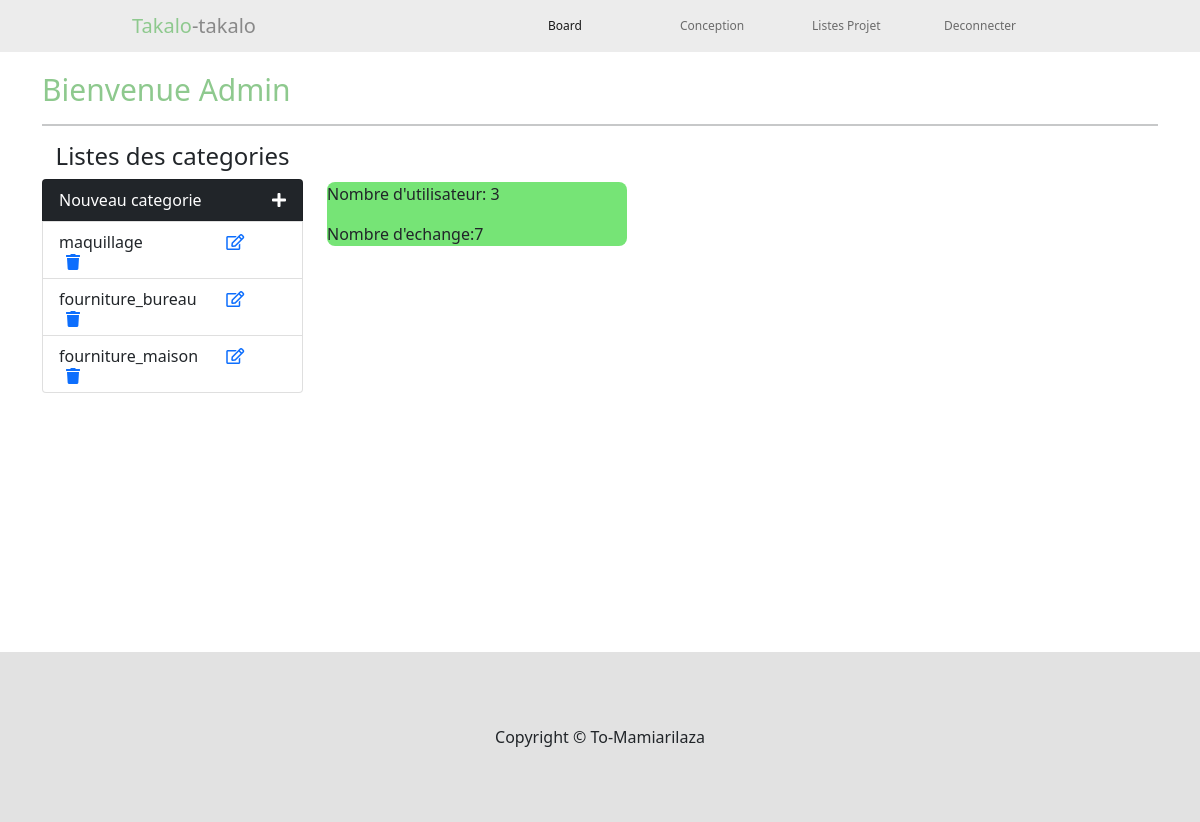
Page /index.php/./backOffice/index (signed in) on the committed database.
### tables this page shows
create table Categorie(
    idCategorie int primary key AUTO_INCREMENT,
    nom VARCHAR(20)
);

### application/controllers/BackOffice.php (called while the page is built, shortened)
<?php
class BackOffice extends CI_Controller {
    public function index($erreur = null)
    {
        $this->load->model('backOffice_model', 'model');
        $data['content'] = "backOffice";
        $data['header'] = "headerAdmin";
        $data['title'] = "BackOffice page";
        $data['categories'] = $this->model->getAllCategories();
		$nombre1=$this->model->getNumberUser();
        $nombre2=$this->model->getNumberEchange();
        $data['nombre1']=$nombre1;
        $data['nombre2']=$nombre2;
        $this->load->view('template', $data);
    }
}
?>

### index.php (called while the page is built, shortened)
<?php
require_once BASEPATH.'core/CodeIgniter.php';

### application/models/BackOffice_model.php (called while the page is built, shortened)
<?php
    class BackOffice_model extends CI_Model
    {
        public function getAllCategories(){
            $sql = "SELECT * FROM Categorie";
            $query=$this->db->query($sql);
            $liste=array();
           foreach($query->result_array() as $row){
             $liste[]=$row;
           }
            return $liste;
        }
        public function getNumberUser()
        {
           $sql="select count(*) from User";
           $query=$this->db->query($sql);
           $row=$query->row_array();
           return $row['count(*)'];
        }
        public function getNumberEchange()
        {
           $sql="select count(*) from Echange";
           $query=$this->db->query($sql);
           $row=$query->row_array();
           return $row['count(*)'];
        }
    }
?>

### application/views/backOffice.php (the view, shortened to what this page needs)
<link rel="stylesheet" href="<?php echo base_url("assets/css/backOffice.css"); ?>">
<div class="container">
    <h1>Bienvenue Admin</h1>
    <hr class="separation">
    <div class="row">
        <div class="col-md-3 listes-categories">
        <div class="list-group">
            <h4>Listes des categories</h4>
            <ul class="list-group">
                <a class="list-group-item bg-dark creation" data-bs-toggle="collapse" href="#collapseExample" role="button" aria-expanded="false" aria-controls="collapseExample">
                    Nouveau categorie <i class="fas fa-plus icone"></i>
                </a>
                <?php foreach ($categories as $categorie) { ?>
                    <li class="list-group-item categorie-list">
                        <div class="row">
                            <div class="col-md-8">
                                <?php echo $categorie['nom']; ?>
                            </div>
                            <div class="col-md-2">
                                <a href="" data-bs-toggle="modal" data-bs-target="#exampleModal" onclick="updateName(<?php echo $categorie['idCategorie']; ?>, '<?php echo $categorie['nom']; ?>')"><i class="far fa-edit icone" ></i></a>
                            </div>
                            <div class="offset-md-1 col-md-1">
                                <a href="<?php echo site_url('backOffice/deleteCategorie'); ?>/<?php echo $categorie['idCategorie']; ?>"><i class="fas fa-trash icone" ></i></a>
                            </div>
                        </div>
                    </li>
                <?php } ?>
            </ul>
        </div>
        </div>
    <div class="col-md-9">
           <div class="numberofall">
            <p>Nombre d'utilisateur: <?php echo $nombre1; ?></p>
            <p>Nombre d'echange:<?php echo $nombre2; ?></p>
           </div>
    </div>
    </div>
</div>

### assets/css/backOffice.css (style rules this page uses)
.container { margin-top: 20px; min-height: 580px; }
h1 { font-size: 30px; font-weight: 400; color: rgb(142 201 142); }
hr:not([size]) { height: 2px; }
.listes-categories h4 { text-align: center; }
.creation { color: white; display: flex; justify-content: space-between; align-items: center; }
.icone { float: right; }
.categorie-list .row { align-items: center; }
.numberofall { background-color: rgb(118, 228, 118); margin-top: 40px; width: 300px; border-radius: 08px; }

### rows in the picture
categorie: nom "maquillage"
categorie: nom "fourniture_bureau"
categorie: nom "fourniture_maison"

### other values in the picture
$nombre1 "3"
$nombre2 "7"
